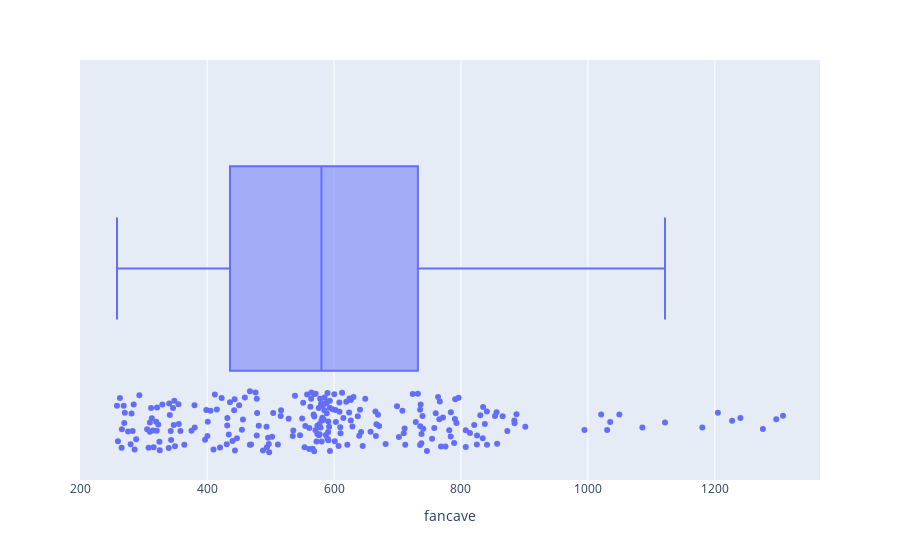

The notebook cell this image was saved under:
### Markdown cell above
plot the data poonts alonw with the box plot

### Code cell
fig = px.box(df, x= "fancave", points = "all")
fig.show()

### Figure 1 — Plotly figure (JSON) as saved in the notebook; plotly's stock layout.template omitted (floating-point values rounded to 4 significant figures; data arrays with more than 128 entries replaced by an {"elided": "..."} marker saying what was removed)
{"data": [{"alignmentgroup": "True", "boxpoints": "all", "hovertemplate": "fancave=%{x}<extra></extra>", "legendgroup": "", "marker": {"color": "#636efa"}, "name": "", "notched": false, "offsetgroup": "", "orientation": "h", "showlegend": false, "type": "box", "x": {"elided": "246 float values"}, "x0": " ", "xaxis": "x", "y0": " ", "yaxis": "y"}], "layout": {"boxmode": "group", "legend": {"tracegroupgap": 0}, "margin": {"t": 60}, "xaxis": {"anchor": "y", "domain": [0, 1], "title": {"text": "fancave"}}, "yaxis": {"anchor": "x", "domain": [0, 1]}}}
